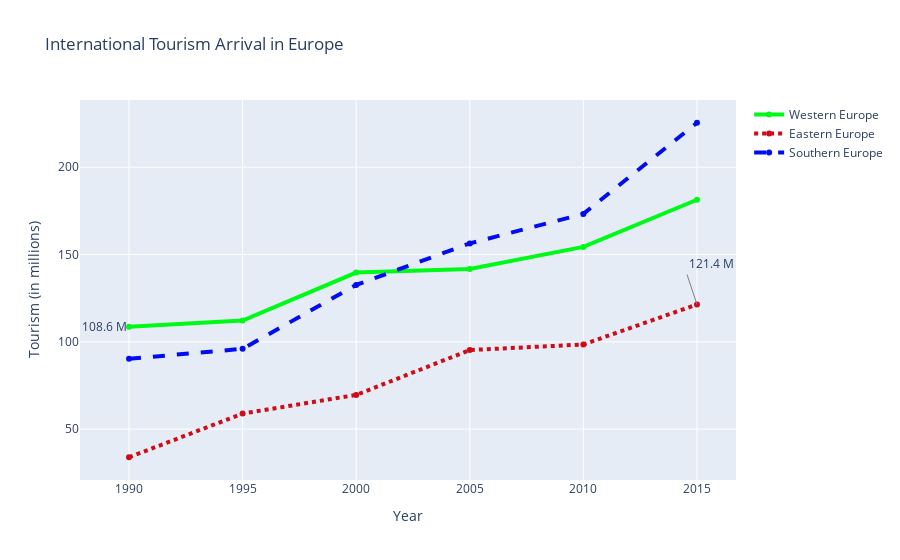

This figure's notebook cell:
### Markdown cell above
#### Add annotations to layout and show plot

### Code cell
layout['annotations'] = annotations

offline.iplot(fig)

### Figure 1 — Plotly figure (JSON) as saved in the notebook; plotly's stock layout.template omitted (floating-point values rounded to 4 significant figures)
{"data": [{"line": {"color": "rgb(0, 250, 24)", "width": 4}, "name": "Western Europe", "type": "scatter", "x": [1990, 1995, 2000, 2005, 2010, 2015], "y": [108.6, 112.2, 139.7, 141.7, 154.4, 181.4]}, {"line": {"color": "rgb(205, 12, 24)", "dash": "dot", "width": 4}, "name": "Eastern Europe", "type": "scatter", "x": [1990, 1995, 2000, 2005, 2010, 2015], "y": [33.9, 58.9, 69.6, 95.3, 98.5, 121.4]}, {"line": {"color": "rgb(2, 12, 240)", "dash": "dash", "width": 4}, "name": "Southern Europe", "type": "scatter", "x": [1990, 1995, 2000, 2005, 2010, 2015], "y": [90.3, 96, 132.6, 156.4, 173.3, 225.5]}], "layout": {"annotations": [{"showarrow": false, "text": "108.6 M", "x": 1990, "xanchor": "right", "y": 108.6, "yanchor": "middle"}, {"arrowcolor": "gray", "showarrow": true, "text": "121.4 M", "x": 2015, "xanchor": "left", "y": 121.4, "yanchor": "bottom"}], "autosize": true, "title": {"text": "International Tourism Arrival in Europe"}, "xaxis": {"autorange": true, "range": [1987.0, 2018.0], "title": {"text": "Year"}, "type": "linear"}, "yaxis": {"autorange": true, "range": [18.09, 241.3], "title": {"text": "Tourism (in millions)"}, "type": "linear"}}}
